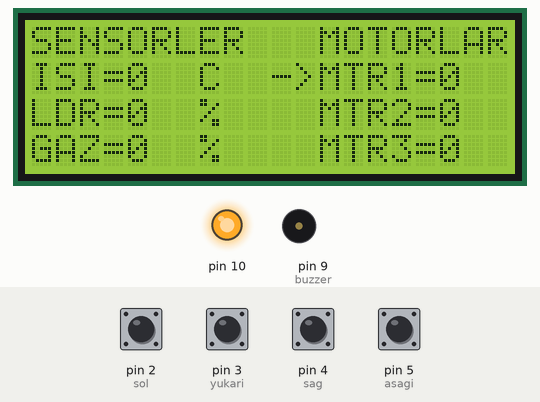
The sketch below on a simulated Arduino Uno, built with avr-gcc and run on an emulated ATmega328P. On the bench: 20×4 character LCD, output pins drawn as LEDs (lit = HIGH), buzzer (waves = sounding, pin HIGH). The test bench sets the inputs (shaded band); at power-on: pin 2 (sol), pin 3 (yukari), pin 4 (sag), pin 5 (asagi) HIGH. No radio packets arrive unless stated.

Above: at 1.2 s.
1.3 s: pin 5 (asagi) pulled LOW for 0.15 s
At 2.6 s:
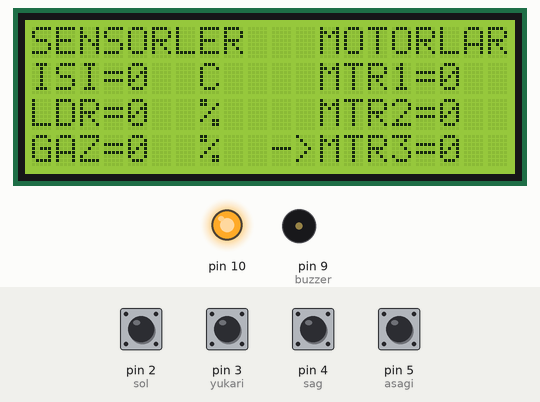
2.9 s: pin 4 (sag) pulled LOW for 1 s
At 5.1 s:
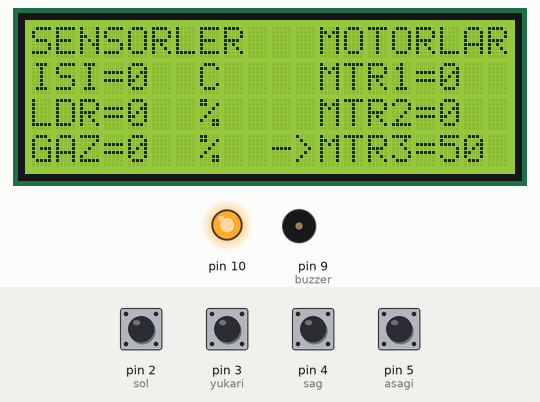
5.4 s: pin 3 (yukari) pulled LOW for 0.15 s
At 6.6 s:
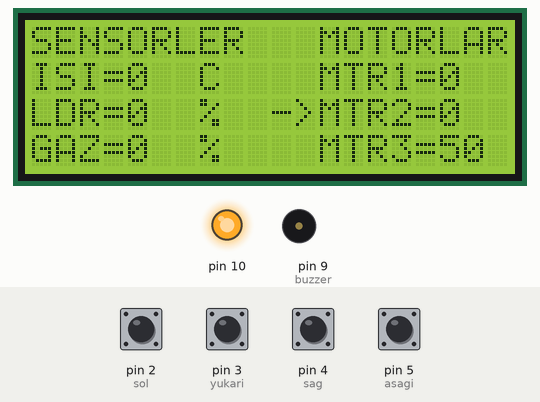
7.0 s: pin 3 (yukari) pulled LOW for 1 s
At 7.5 s:
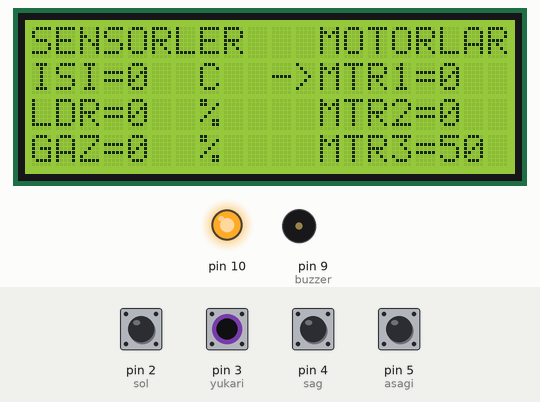
9.5 s: pin 4 (sag) pulled LOW for 0.15 s
11.1 s: pin 5 (asagi) pulled LOW for 1 s
At 12.4 s:
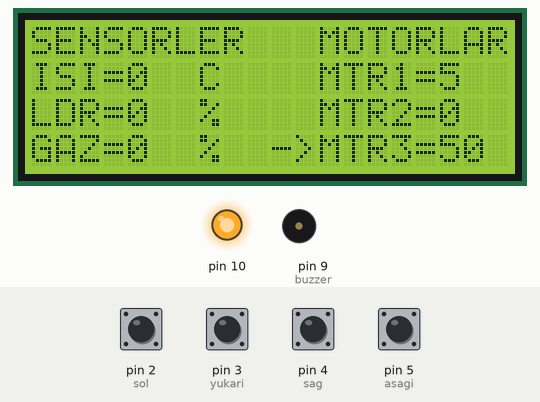
Timing chart, 0 to 14.1 s (numbered marks = the images above; inputs shaded):
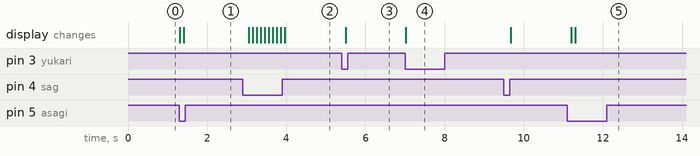

The sketch:

kumanda.ino
```cpp
/*
  Arduino Wireless Network - Multiple NRF24L01 Tutorial
          == Base/ Master Node 00==
  by Dejan, www.HowToMechatronics.com
  Libraries:
  nRF24/RF24, https://github.com/nRF24/RF24
  nRF24/RF24Network, https://github.com/nRF24/RF24Network
*/

#include <RF24Network.h>
#include <RF24.h>
#include <SPI.h>
#include <LiquidCrystal_I2C.h>
byte sol = 2;
byte yukari = 3;
byte sag = 4;
byte asagi = 5;
byte ok = 6;
byte buzzer = 9;
int sira = 1;
LiquidCrystal_I2C lcd( 0x27 , 20  , 4 );
RF24 radio(7, 8);
RF24Network network(radio);
const uint16_t this_node = 00;
const uint16_t node01 = 01;
const uint16_t node02 = 02;
const uint16_t node03 = 03;
const unsigned long interval = 100;
unsigned long last_sent;


byte motor1 = 0;
byte motor2 = 0;
byte motor3 = 0;
byte ldrsensoru = 0;
byte isisensoru = 0;
byte gazsensoru = 0;
byte gelenveri = 0;

void setup() {
  Serial.begin(9600);
  lcd.begin();
  SPI.begin();
  radio.begin();
  network.begin(90, this_node);
  radio.setDataRate(RF24_2MBPS);
  pinMode(2,INPUT_PULLUP);
  pinMode(3,INPUT_PULLUP);
  pinMode(4,INPUT_PULLUP);
  pinMode(5,INPUT_PULLUP);
  pinMode(6,INPUT_PULLUP);
  pinMode(9,OUTPUT);
}

void loop() {
  network.update();
  //===== Yayını alma =====//

    while ( network.available() ) {
    RF24NetworkHeader header;
    network.read(header, &gelenveri, sizeof(gelenveri));
    if (header.from_node == 01)     isisensoru = gelenveri;
    if (header.from_node == 02)     ldrsensoru = gelenveri;
    if (header.from_node == 03)     gazsensoru = gelenveri;
   }


   //===== Veri İşlemleri =====// Veri işlemlerini yapmamız yeterli gönderme ve alma otomatik

  if( isisensoru > 35 || ldrsensoru > 80 || gazsensoru > 40 )
  {
    digitalWrite(buzzer,1);

    if( isisensoru > 35 )   {lcd.setCursor(0,1);       lcd.print("    ISI ALARMI !!!  ");}
    if( ldrsensoru > 80 )   {lcd.setCursor(0,1);       lcd.print("    LDR ALARMI !!!  ");}
    if( gazsensoru > 40 )   {lcd.setCursor(0,1);       lcd.print("    GAZ ALARMI !!!  ");}

    lcd.setCursor(0,0);       lcd.print("                    ");
    lcd.setCursor(0,2);       lcd.print("                    ");
    lcd.setCursor(0,3);       lcd.print("                    ");

    delay(500);
  }
  else
  {
    digitalWrite(buzzer,0);

    if( !digitalRead(yukari) )          sira--;
    else if ( !digitalRead(asagi) )     sira++;
    if( sira<1 )            sira = 1;
    else if ( sira > 3 )    sira = 3;

    switch(sira)
    {
      case 1:
        if ( !digitalRead(sol) )      motor1 = motor1 -5;
        else if( !digitalRead(sag) )  motor1 = motor1 +5;
        if( motor1 > 220 )           motor1 = 0;
        else if ( motor1 > 100 && motor1 < 120 )     motor1 = 100;
        lcd.setCursor(10,1);       lcd.print("->");
        lcd.setCursor(10,2);       lcd.print("  ");
        lcd.setCursor(10,3);       lcd.print("  ");
        break;

      case 2:
        if ( !digitalRead(sol) )      motor2 = motor2 -5;
        else if( !digitalRead(sag) )  motor2 = motor2 +5;
        if( motor2 > 220 )                       motor2 = 0;
        else if ( motor2 > 100 && motor2 < 120 )     motor2 = 100;
        lcd.setCursor(10,1);       lcd.print("  ");
        lcd.setCursor(10,2);       lcd.print("->");
        lcd.setCursor(10,3);       lcd.print("  ");
        break;

      case 3:
        if ( !digitalRead(sol) )      motor3 = motor3 -5;
        else if( !digitalRead(sag) )  motor3 = motor3 +5;
        if( motor3 > 220 )                       motor3 = 0;
        else if ( motor3 > 100 && motor3 < 120 )     motor3 = 100;
        lcd.setCursor(10,1);       lcd.print("  ");
        lcd.setCursor(10,2);       lcd.print("  ");
        lcd.setCursor(10,3);       lcd.print("->");
        break;
    }

    if( isisensoru < 100 ){  lcd.setCursor(6,1);       lcd.print(" ");}
    if( ldrsensoru < 100 ){  lcd.setCursor(6,2);       lcd.print(" ");}
    if( gazsensoru < 100 ){  lcd.setCursor(6,3);       lcd.print(" ");}
    if( isisensoru < 10 ) {  lcd.setCursor(5,1);       lcd.print(" ");}
    if( ldrsensoru < 10 ) {  lcd.setCursor(5,2);       lcd.print(" ");}
    if( gazsensoru < 10 ) {  lcd.setCursor(5,3);       lcd.print(" ");}

    lcd.setCursor(0,0);       lcd.print("SENSORLER   ");
    lcd.setCursor(0,1);       lcd.print("ISI=");
    lcd.setCursor(4,1);       lcd.print(isisensoru);
    lcd.setCursor(7,1);       lcd.print("C  ");
    lcd.setCursor(0,2);       lcd.print("LDR=");
    lcd.setCursor(4,2);       lcd.print(ldrsensoru);
    lcd.setCursor(7,2);       lcd.print("%  ");
    lcd.setCursor(0,3);       lcd.print("GAZ=");
    lcd.setCursor(4,3);       lcd.print(gazsensoru);
    lcd.setCursor(7,3);       lcd.print("%  ");

    if( motor1 < 100 ){  lcd.setCursor(19,1);       lcd.print(" ");}
    if( motor2 < 100 ){  lcd.setCursor(19,2);       lcd.print(" ");}
    if( motor3 < 100 ){  lcd.setCursor(19,3);       lcd.print(" ");}
    if( motor1 < 10 ) {  lcd.setCursor(18,1);       lcd.print(" ");}
    if( motor2 < 10 ) {  lcd.setCursor(18,2);       lcd.print(" ");}
    if( motor3 < 10 ) {  lcd.setCursor(18,3);       lcd.print(" ");}

    lcd.setCursor(12,0);       lcd.print("MOTORLAR");
    lcd.setCursor(12,1);       lcd.print("MTR1=");
    lcd.setCursor(17,1);       lcd.print(motor1);
    lcd.setCursor(12,2);       lcd.print("MTR2=");
    lcd.setCursor(17,2);       lcd.print(motor2);
    lcd.setCursor(12,3);       lcd.print("MTR3=");
    lcd.setCursor(17,3);       lcd.print(motor3);
  }
  //===== Yayını Gönderme =====//

    unsigned long now = millis();
  if (now - last_sent >= interval) {
    last_sent = now;

    RF24NetworkHeader header1(node01); // Alıcı1 Seçimi
    bool ok = network.write(header1, &motor1, sizeof(motor1)); // Data Gönderme

    RF24NetworkHeader header2(node02);  // Alıcı2 Seçimi
    bool ok1 = network.write(header2, &motor2, sizeof(motor2)); // Data Gönderme

    RF24NetworkHeader header3(node03);  // Alıcı3 Seçimi
    bool ok2 = network.write(header3, &motor3, sizeof(motor3)); // Data Gönderme
  }
}
```

Measured:
- after the input at 1.3 s, the display: first changes at once (image 1 shows a later state)
- after the input at 2.9 s, the display: first changes after 0.15 s (image 2 shows a later state)
- after the input at 5.4 s, the display: changes after 0.10 s (image 3)
- after the input at 7.0 s, the display: changes at once (image 4)
- after the input at 11.1 s, the display: first changes after 0.10 s (image 5 shows a later state)
